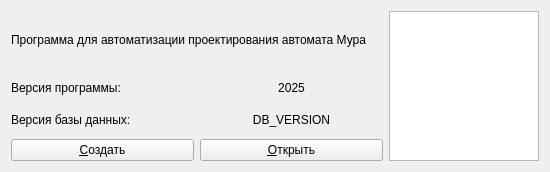
<?xml version="1.0" encoding="UTF-8"?>
<ui version="4.0">
 <class>QWelcomeWgt</class>
 <widget class="QWidget" name="QWelcomeWgt">
  <property name="geometry">
   <rect>
    <x>0</x>
    <y>0</y>
    <width>550</width>
    <height>172</height>
   </rect>
  </property>
  <property name="minimumSize">
   <size>
    <width>550</width>
    <height>172</height>
   </size>
  </property>
  <property name="windowTitle">
   <string>Form</string>
  </property>
  <layout class="QHBoxLayout" name="horizontalLayout">
   <item>
    <layout class="QVBoxLayout" name="verticalLayout_2">
     <property name="sizeConstraint">
      <enum>QLayout::SizeConstraint::SetDefaultConstraint</enum>
     </property>
     <item>
      <layout class="QHBoxLayout" name="horizontalLayout_2">
       <item>
        <layout class="QVBoxLayout" name="verticalLayout">
         <item>
          <widget class="QLabel" name="label">
           <property name="text">
            <string>Программа для автоматизации проектирования автомата Мура</string>
           </property>
           <property name="wordWrap">
            <bool>true</bool>
           </property>
          </widget>
         </item>
         <item>
          <layout class="QHBoxLayout" name="horizontalLayout_4">
           <item>
            <layout class="QVBoxLayout" name="verticalLayout_4">
             <item>
              <widget class="QLabel" name="label_2">
               <property name="text">
                <string>Версия программы:</string>
               </property>
              </widget>
             </item>
             <item>
              <widget class="QLabel" name="label_3">
               <property name="text">
                <string>Версия базы данных: </string>
               </property>
              </widget>
             </item>
            </layout>
           </item>
           <item>
            <layout class="QVBoxLayout" name="verticalLayout_3">
             <item>
              <widget class="QLabel" name="labelAppVersion">
               <property name="text">
                <string>2025</string>
               </property>
               <property name="alignment">
                <set>Qt::AlignmentFlag::AlignCenter</set>
               </property>
              </widget>
             </item>
             <item>
              <widget class="QLabel" name="labelDBVersion">
               <property name="text">
                <string>DB_VERSION</string>
               </property>
               <property name="alignment">
                <set>Qt::AlignmentFlag::AlignCenter</set>
               </property>
              </widget>
             </item>
            </layout>
           </item>
          </layout>
         </item>
         <item>
          <layout class="QHBoxLayout" name="horizontalLayout_3">
           <item>
            <widget class="QPushButton" name="pushButtonNew">
             <property name="text">
              <string>&amp;Создать</string>
             </property>
            </widget>
           </item>
           <item>
            <widget class="QPushButton" name="pushButtonOpen">
             <property name="text">
              <string>&amp;Открыть</string>
             </property>
            </widget>
           </item>
          </layout>
         </item>
        </layout>
       </item>
       <item>
        <widget class="QGraphicsView" name="graphicsView">
         <property name="minimumSize">
          <size>
           <width>150</width>
           <height>150</height>
          </size>
         </property>
         <property name="maximumSize">
          <size>
           <width>150</width>
           <height>150</height>
          </size>
         </property>
         <property name="sizeIncrement">
          <size>
           <width>0</width>
           <height>0</height>
          </size>
         </property>
         <property name="styleSheet">
          <string notr="true">border-image: url(:/images/logo_ikit.png);</string>
         </property>
        </widget>
       </item>
      </layout>
     </item>
    </layout>
   </item>
  </layout>
 </widget>
 <resources/>
 <connections/>
</ui>
